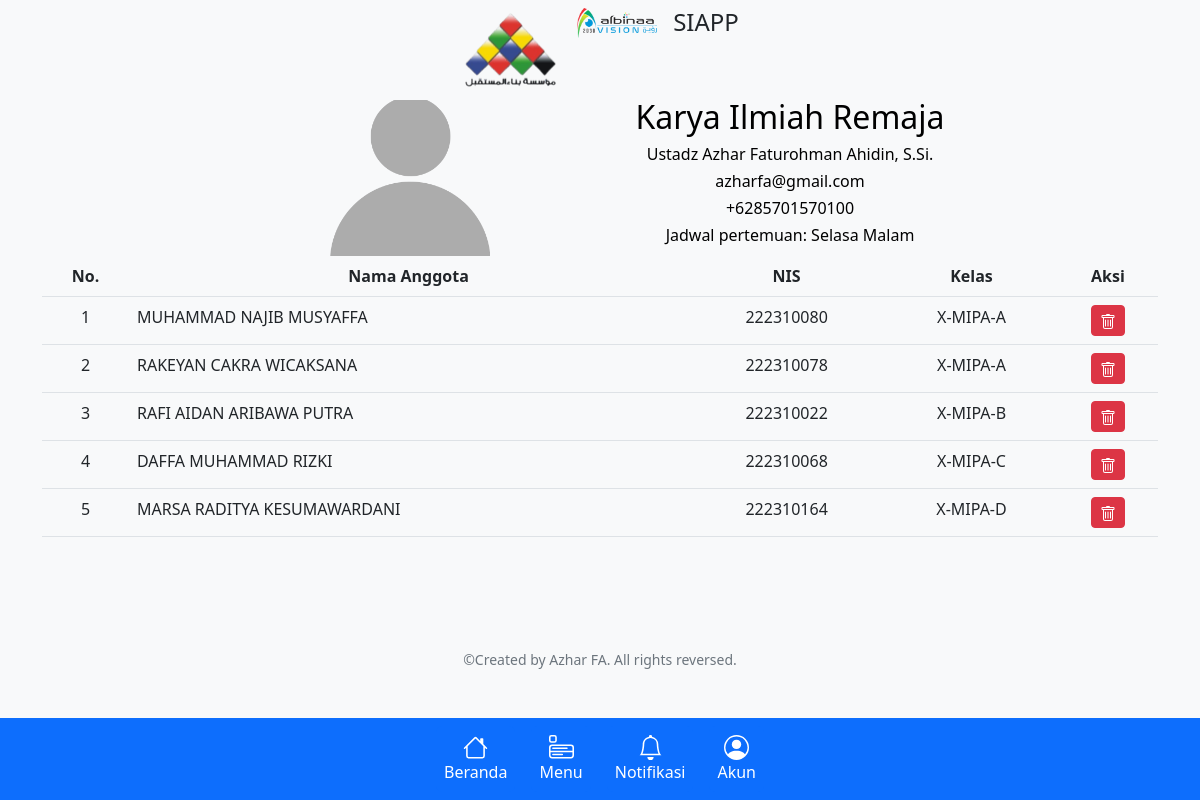
The app's page /data/kir/ with its own data.
### ekskul/models.py (models this page shows, shortened)
class Teacher(models.Model):
    user = models.OneToOneField(User, on_delete=models.CASCADE, verbose_name="Username",)
    nama_lengkap = models.CharField(max_length=100, verbose_name="Nama Pembina")
    niy = models.IntegerField(default=0, verbose_name='NIY')
    gelar_depan = models.CharField(max_length=20, blank=True)
    gelar_belakang = models.CharField(max_length=20, blank=True)
    jabatan = models.CharField(max_length=100, blank=True)
    jabatan_khusus = models.CharField(max_length=100, blank=True)
    email = models.EmailField(default='user@gmail.com')
    no_hp = models.IntegerField(blank=True, default=0)
    foto = models.ImageField(upload_to='user', default='blank-profile.png', blank=True, null=True)
    def __str__(self):
        if self.gelar_depan or self.gelar_belakang:
            return f'%s %s, %s.' % (self.gelar_depan, self.nama_lengkap, self.gelar_belakang)
        else:
            return self.nama_lengkap

class Extracurricular(models.Model):
    hari = (
        ('Senin', 'Senin'),
        ('Selasa', 'Selasa'),
        ('Rabu', 'Rabu'),
        ('Kamis', 'Kamis'),
        ('Jumat', 'Jumat'),
        ('Sabtu', 'Sabtu'),
        ('Ahad', 'Ahad'),
    )
    jenis = (
        ("Ekskul", "Ekstrakurikuler"),
        ("SC", "Study Club"),
    )
    pilihan_waktu = (
        ("Sore","Sore"),
        ("Malam","Malam"),
        ("Pagi","Pagi"),
        ("Siang","Siang"),
    )
    nama = models.CharField(max_length=50, verbose_name="Nama Ekskul")
    pembina = models.ManyToManyField(Teacher)
    jadwal = models.CharField(max_length=15, choices=hari, verbose_name="Jadwal Pembinaan")
    waktu = models.CharField(max_length=15, choices=pilihan_waktu)
    jadwal_tambahan = models.CharField(max_length=20, choices=hari, default="Tidak ada", blank=True)
    waktu_tambahan = models.CharField(max_length=15, choices=pilihan_waktu, blank=True)
    tipe = models.CharField(max_length=20, choices=jenis, blank=True)
    slug = models.SlugField(blank=True)
    logo = models.ImageField(upload_to='ekskul/logo', default='no-image.png', blank=True, null=True)

class Student(models.Model):
    pilih_kelas = (
        ('X-MIPA-A', 'X-A'),
        ('X-MIPA-B', 'X-B'),
        ('X-MIPA-C', 'X-C'),
        ('X-MIPA-D', 'X-D'),
        ('X-MIPA-E', 'X-E'),
        ('X-MIPA-F', 'X-F'),
        ('X-MIPA-G', 'X-G'),
        ('X-MIPA-H', 'X-H'),
        ('XI-MIPA-A', 'XI-A'),
        ('XI-MIPA-B', 'XI-B'),
        ('XI-MIPA-C', 'XI-C'),
        ('XI-MIPA-D', 'XI-D'),
        ('XI-MIPA-E', 'XI-E'),
        ('XI-MIPA-F', 'XI-F'),
        ('XI-MIPA-G', 'XI-G'),
        ('XI-MIPA-H', 'XI-H'),
        ('XII-MIPA-A', 'XII-A'),
        ('XII-MIPA-B', 'XII-B'),
        ('XII-MIPA-C', 'XII-C'),
        ('XII-MIPA-D', 'XII-D'),
        ('XII-MIPA-E', 'XII-E'),
        ('XII-MIPA-F', 'XII-F'),
        ('XII-MIPA-G', 'XII-G'),
        ('XII-MIPA-H', 'XII-H'),
    )
    nama = models.CharField(max_length=100)
    nis = models.IntegerField(unique=True)
    nisn = models.CharField(max_length=20)
    kelas = models.CharField(max_length=15, choices=pilih_kelas)

### ekskul/views.py (the view, shortened to what this page needs)
# urls.py: path('<slug:slug>/', views.data_detail, name='data-detail'),
def data_detail(request, slug):
    ekskul = get_object_or_404(Extracurricular, slug=slug)
    teachers = Teacher.objects.filter(extracurricular=ekskul)
    filtered_students = Student.objects.filter(studentorganization__ekskul_siswa__nama=ekskul.nama).order_by('kelas',
                                                                                                             'nama')
    all = teachers.values_list('user_id', flat=True)
    if not request.user.id in all and not request.user.is_superuser:
        context = {
            'ekskul': ekskul,
            'teachers': teachers,
            'filtered_student': filtered_students,
            'pembina': False,
        }
    return render(request, 'data-detail.html', context)

### templates/data-detail.html (shortened to what this page needs)
{% extends 'base.html' %}
{% load static %}
{% block content %}
    <div class="container mt-4 pt-3 text-center">
        <div class="row justify-content-center align-items-center mt-5">
            <div class="col-md-4 mt-2">
                {% for teacher in teachers %}
                    <img src="{{ teacher.foto.url }}" alt="Foto Profil Ustadz" style="max-height: 10rem; max-width: 10rem;">
                {% endfor %}
            </div>
            <div class="col-md-4 mt-2">
                <h2>{{ ekskul.nama }}</h2>
                {% for pembina in ekskul.pembina.all %}
                    <h6>Ustadz {{ pembina }}</h6>
                    <h6>{{ pembina.email }}</h6>
                    {% if pembina.no_hp %}
                        <h6>+62{{ pembina.no_hp }}</h6>
                    {% else %}
                        <h6 class="text-danger">No. hp belum ada</h6>
                    {% endif %}
                {% endfor %}
                <h6>Jadwal pertemuan: {{ ekskul.jadwal}} {{ ekskul.waktu }}</h6>
            </div>
        </div>
        <div class="row align-item-center">
            <div class="col-sm">
                <table class="table table-hover w-100">
                    <thead>
                    <tr>
                        <th scope="col">No.</th>
                        <th scope="col">Nama Anggota</th>
                        <th scope="col">NIS</th>
                        <th scope="col">Kelas</th>
                        <th scope="col">Aksi</th>
                    </tr>
                    </thead>
                    <tbody>
                    {% if filtered_student %}
                        {% for student in filtered_student %}
                            <tr>
                                <td>{{ forloop.counter }}</td>
                                <td class="text-start">{{ student.nama}}</td>
                                <td>{{ student.nis}}</td>
                                <td>{{ student.kelas }}</td>
                                <td><a href="{% url 'ekskul:delete-anggota' ekskul.slug student.id %}" class="btn btn-sm btn-danger">
                                </a></td>
                            </tr>
                        {% endfor %}
                    {% else %}
                        <tr>
                            <td colspan="5" class="text-center fw-bold text-danger">Maaf, belum ada anggota :(</td>
                        </tr>
                    {% endif %}
                    </tbody>
                </table>
            </div>
        </div>
    </div>
{% endblock %}

### records on screen
Teacher: foto (placeholder picture), gelar_depan+gelar_belakang+nama_lengkap "Azhar Faturohman Ahidin, S.Si.", email "azharfa@gmail.com", no_hp "85701570100"
Extracurricular: nama "Karya Ilmiah Remaja", jadwal "Selasa", waktu "Malam"
Student: nama "MUHAMMAD NAJIB MUSYAFFA", nis "222310080", kelas "X-MIPA-A"
Student: nama "RAKEYAN CAKRA WICAKSANA", nis "222310078", kelas "X-MIPA-A"
Student: nama "RAFI AIDAN ARIBAWA PUTRA", nis "222310022", kelas "X-MIPA-B"
Student: nama "DAFFA MUHAMMAD RIZKI", nis "222310068", kelas "X-MIPA-C"
Student: nama "MARSA RADITYA KESUMAWARDANI", nis "222310164", kelas "X-MIPA-D"
